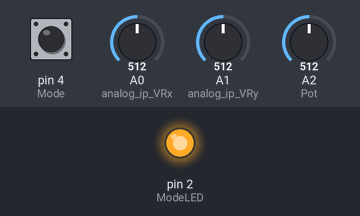
Simulated run of this sketch. Board: Arduino Uno, built with avr-gcc and run on an emulated ATmega328P. Parts: output pins drawn as LEDs (lit = HIGH). The inputs (shaded band) are chosen by the test bench; at power-on: pin 4 (Mode) HIGH, A0 (analog_ip_VRx) = 512, A1 (analog_ip_VRy) = 512, A2 (Pot) = 512. No radio packets arrive unless stated.

Above: at 1.2 s.
1.3 s: pin 4 (Mode) pulled LOW for 0.15 s
At 1.37 s:
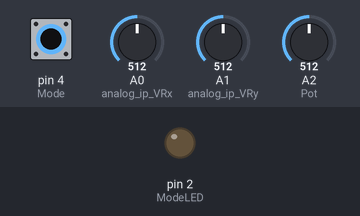
2.9 s: pin 4 (Mode) pulled LOW for 3.2 s
At 6.5 s:
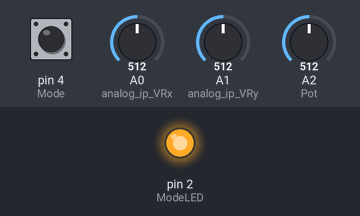
Timing chart, 0 to 8.0 s (numbered marks = the images above; inputs shaded):
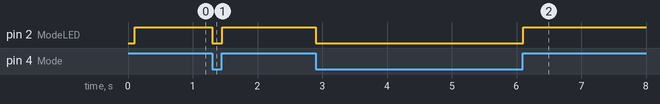

Measured:
- after the input at 1.3 s, pin 2 (ModeLED): HIGH → LOW at once, → HIGH 0.15 s later
- after the input at 2.9 s, pin 2 (ModeLED): HIGH → LOW at once, → HIGH 3.2 s later

The sketch:

NRF24L01_Tx.ino
```cpp
//Include Libraries
#include <SPI.h>
#include <nRF24L01.h>
#include <RF24.h>
#define analog_ip_VRx  A0//X axis input
#define analog_ip_VRy  A1 //Y axis input
#define Pot  A2 //50k
#define Mode 4 //pin 4
#define ModeLED 2 //pin 2

//create an RF24 object
RF24 radio(9, 8); //CE, CSN

//adrdress through which two modules communicate
const byte address[6] = {"1Node"};
int currentMillis = 0;
int prevMillis = 0;
const int txIntervalMillis = 100;
bool rslt = false;
byte final_package [32] = {};
byte inputVal_VRx = 0; //variable to store analog input of X axis
byte inputVal_VRy = 0; //variable to store analog input of Y axis
byte inputPot = 0;
byte inputMode = 0;
void setup() {
  // put your setup code here, to run once:
  radio.begin();
  while (!Serial);
  Serial.begin(9600);
  //Set module as transmitter
  radio.stopListening();

  //Set the Address
  radio.openWritingPipe(address);

  pinMode(analog_ip_VRx, INPUT);
  pinMode(analog_ip_VRy, INPUT);
  pinMode(Pot, INPUT);
  pinMode(Mode, INPUT_PULLUP);
  pinMode(ModeLED,OUTPUT);

}

void loop() {
  // put your main code here, to run repeatedly:
  //Send message to recciever
  currentMillis = millis();
  if (currentMillis - prevMillis >= txIntervalMillis)
  {
    inputVal_VRx = map(analogRead(analog_ip_VRx), 0, 1023, 0 , 255); //Analog values of 0 to 1023?
    inputVal_VRy = map(analogRead(analog_ip_VRy), 0, 1023, 0 , 255);
    inputPot = map(analogRead(Pot), 0, 1023, 0 , 255);
    inputMode = digitalRead(Mode);
    digitalWrite(ModeLED,inputMode);
    final_package[0] = inputVal_VRx;
    final_package[1] = inputVal_VRy;
    final_package[2] = inputPot;
    final_package[3] = inputMode;
    radio.openWritingPipe(address);
    radio.write(final_package, sizeof(final_package));
    //delay(1000);
  } else
  {
    rslt = false;
  }

}
```
